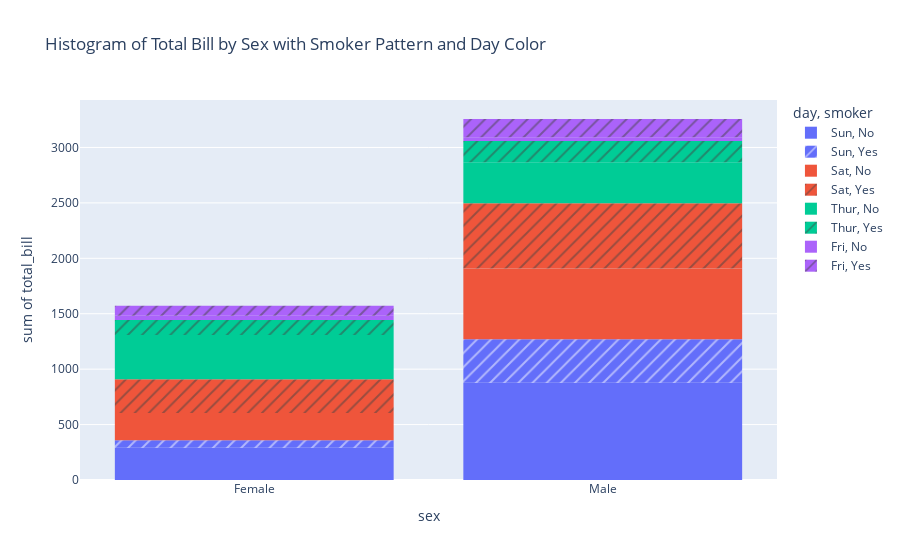

Notebook cell for this chart:
### Markdown cell above
# Ans : 3

### Code cell
# Plot the histogram using Plotly express
fig = px.histogram(tips, x='sex', y='total_bill', color='day', pattern_shape='smoker', title='Histogram of Total Bill by Sex with Smoker Pattern and Day Color')
fig.show()

### Figure 1 — Plotly figure (JSON) as saved in the notebook; plotly's stock layout.template omitted (floating-point values rounded to 4 significant figures)
{"data": [{"alignmentgroup": "True", "bingroup": "x", "histfunc": "sum", "hovertemplate": "day=Sun<br>smoker=No<br>sex=%{x}<br>sum of total_bill=%{y}<extra></extra>", "legendgroup": "Sun, No", "marker": {"color": "#636efa", "pattern": {"shape": ""}}, "name": "Sun, No", "offsetgroup": "Sun, No", "orientation": "v", "showlegend": true, "type": "histogram", "x": ["Female", "Male", "Male", "Male", "Female", "Male", "Male", "Male", "Male", "Male", "Male", "Female", "Male", "Male", "Female", "Male", "Female", "Male", "Female", "Male", "Male", "Male", "Male", "Male", "Male", "Male", "Male", "Male", "Male", "Female", "Female", "Male", "Male", "Male", "Male", "Male", "Female", "Female", "Male", "Male", "Male", "Male", "Male", "Male", "Female", "Male", "Female", "Female", "Male", "Male", "Male", "Female", "Male", "Male", "Male", "Male", "Male"], "xaxis": "x", "y": [16.99, 10.34, 21.01, 23.68, 24.59, 25.29, 8.77, 26.88, 15.04, 14.78, 10.27, 35.26, 15.42, 18.43, 14.83, 21.58, 10.33, 16.29, 16.97, 17.46, 13.94, 9.68, 30.4, 18.29, 22.23, 32.4, 28.55, 18.04, 12.54, 10.29, 34.81, 9.94, 25.56, 19.49, 38.07, 23.95, 25.71, 17.31, 29.93, 14.07, 13.13, 17.26, 24.55, 19.77, 29.85, 48.17, 25, 13.39, 16.49, 21.5, 12.66, 16.21, 13.81, 24.52, 20.76, 31.71, 20.69], "yaxis": "y"}, {"alignmentgroup": "True", "bingroup": "x", "histfunc": "sum", "hovertemplate": "day=Sun<br>smoker=Yes<br>sex=%{x}<br>sum of total_bill=%{y}<extra></extra>", "legendgroup": "Sun, Yes", "marker": {"color": "#636efa", "pattern": {"shape": "/"}}, "name": "Sun, Yes", "offsetgroup": "Sun, Yes", "orientation": "v", "showlegend": true, "type": "histogram", "x": ["Female", "Male", "Male", "Male", "Male", "Male", "Male", "Female", "Male", "Male", "Male", "Male", "Male", "Male", "Female", "Male", "Female", "Male", "Male"], "xaxis": "x", "y": [17.51, 7.25, 31.85, 16.82, 32.9, 17.89, 14.48, 9.6, 34.63, 34.65, 23.33, 45.35, 23.17, 40.55, 20.9, 30.46, 18.15, 23.1, 15.69], "yaxis": "y"}, {"alignmentgroup": "True", "bingroup": "x", "histfunc": "sum", "hovertemplate": "day=Sat<br>smoker=No<br>sex=%{x}<br>sum of total_bill=%{y}<extra></extra>", "legendgroup": "Sat, No", "marker": {"color": "#EF553B", "pattern": {"shape": ""}}, "name": "Sat, No", "offsetgroup": "Sat, No", "orientation": "v", "showlegend": true, "type": "histogram", "x": ["Male", "Male", "Female", "Female", "Male", "Male", "Male", "Male", "Male", "Male", "Female", "Male", "Male", "Female", "Female", "Male", "Male", "Male", "Female", "Male", "Male", "Male", "Female", "Male", "Male", "Male", "Female", "Male", "Male", "Female", "Female", "Male", "Female", "Male", "Male", "Female", "Male", "Male", "Male", "Male", "Male", "Male", "Female", "Male", "Male"], "xaxis": "x", "y": [20.65, 17.92, 20.29, 15.77, 39.42, 19.82, 17.81, 13.37, 12.69, 21.7, 19.65, 9.55, 18.35, 15.06, 20.69, 17.78, 24.06, 16.31, 16.93, 18.69, 31.27, 16.04, 26.41, 48.27, 17.59, 20.08, 16.45, 20.23, 12.02, 17.07, 14.73, 10.51, 20.92, 18.24, 14, 7.25, 48.33, 20.45, 13.28, 11.61, 10.77, 10.07, 35.83, 29.03, 17.82], "yaxis": "y"}, {"alignmentgroup": "True", "bingroup": "x", "histfunc": "sum", "hovertemplate": "day=Sat<br>smoker=Yes<br>sex=%{x}<br>sum of total_bill=%{y}<extra></extra>", "legendgroup": "Sat, Yes", "marker": {"color": "#EF553B", "pattern": {"shape": "/"}}, "name": "Sat, Yes", "offsetgroup": "Sat, Yes", "orientation": "v", "showlegend": true, "type": "histogram", "x": ["Male", "Male", "Male", "Male", "Male", "Male", "Female", "Male", "Female", "Female", "Male", "Female", "Female", "Male", "Male", "Male", "Female", "Female", "Female", "Male", "Male", "Male", "Male", "Male", "Female", "Male", "Male", "Female", "Female", "Female", "Male", "Male", "Male", "Female", "Female", "Male", "Male", "Male", "Male", "Male", "Female", "Male"], "xaxis": "x", "y": [38.01, 11.24, 20.29, 13.81, 11.02, 18.29, 3.07, 15.01, 26.86, 25.28, 17.92, 44.3, 22.42, 15.36, 20.49, 25.21, 14.31, 10.59, 10.63, 50.81, 15.81, 26.59, 38.73, 24.27, 12.76, 30.06, 25.89, 13.27, 28.17, 12.9, 28.15, 11.59, 7.74, 30.14, 22.12, 24.01, 15.69, 15.53, 12.6, 32.83, 27.18, 22.67], "yaxis": "y"}, {"alignmentgroup": "True", "bingroup": "x", "histfunc": "sum", "hovertemplate": "day=Thur<br>smoker=No<br>sex=%{x}<br>sum of total_bill=%{y}<extra></extra>", "legendgroup": "Thur, No", "marker": {"color": "#00cc96", "pattern": {"shape": ""}}, "name": "Thur, No", "offsetgroup": "Thur, No", "orientation": "v", "showlegend": true, "type": "histogram", "x": ["Male", "Male", "Male", "Male", "Female", "Male", "Female", "Male", "Male", "Male", "Male", "Female", "Female", "Female", "Male", "Female", "Male", "Male", "Female", "Female", "Male", "Female", "Female", "Male", "Male", "Female", "Female", "Female", "Female", "Female", "Female", "Female", "Female", "Female", "Male", "Male", "Female", "Female", "Female", "Female", "Female", "Male", "Male", "Male", "Female"], "xaxis": "x", "y": [27.2, 22.76, 17.29, 16.66, 10.07, 15.98, 34.83, 13.03, 18.28, 24.71, 21.16, 10.65, 12.43, 24.08, 11.69, 13.42, 14.26, 15.95, 12.48, 29.8, 8.52, 14.52, 11.38, 22.82, 19.08, 20.27, 11.17, 12.26, 18.26, 8.51, 10.33, 14.15, 13.16, 17.47, 34.3, 41.19, 27.05, 16.43, 8.35, 18.64, 11.87, 9.78, 7.51, 7.56, 18.78], "yaxis": "y"}, {"alignmentgroup": "True", "bingroup": "x", "histfunc": "sum", "hovertemplate": "day=Thur<br>smoker=Yes<br>sex=%{x}<br>sum of total_bill=%{y}<extra></extra>", "legendgroup": "Thur, Yes", "marker": {"color": "#00cc96", "pattern": {"shape": "/"}}, "name": "Thur, Yes", "offsetgroup": "Thur, Yes", "orientation": "v", "showlegend": true, "type": "histogram", "x": ["Male", "Male", "Male", "Female", "Male", "Male", "Male", "Male", "Female", "Female", "Male", "Male", "Female", "Female", "Female", "Male", "Female"], "xaxis": "x", "y": [19.44, 32.68, 16, 19.81, 28.44, 15.48, 16.58, 10.34, 43.11, 13, 13.51, 18.71, 12.74, 13, 16.4, 20.53, 16.47], "yaxis": "y"}, {"alignmentgroup": "True", "bingroup": "x", "histfunc": "sum", "hovertemplate": "day=Fri<br>smoker=No<br>sex=%{x}<br>sum of total_bill=%{y}<extra></extra>", "legendgroup": "Fri, No", "marker": {"color": "#ab63fa", "pattern": {"shape": ""}}, "name": "Fri, No", "offsetgroup": "Fri, No", "orientation": "v", "showlegend": true, "type": "histogram", "x": ["Male", "Female", "Male", "Female"], "xaxis": "x", "y": [22.49, 22.75, 12.46, 15.98], "yaxis": "y"}, {"alignmentgroup": "True", "bingroup": "x", "histfunc": "sum", "hovertemplate": "day=Fri<br>smoker=Yes<br>sex=%{x}<br>sum of total_bill=%{y}<extra></extra>", "legendgroup": "Fri, Yes", "marker": {"color": "#ab63fa", "pattern": {"shape": "/"}}, "name": "Fri, Yes", "offsetgroup": "Fri, Yes", "orientation": "v", "showlegend": true, "type": "histogram", "x": ["Male", "Female", "Female", "Male", "Male", "Male", "Male", "Female", "Female", "Male", "Female", "Male", "Male", "Female", "Female"], "xaxis": "x", "y": [28.97, 5.75, 16.32, 40.17, 27.28, 12.03, 21.01, 11.35, 15.38, 12.16, 13.42, 8.58, 13.42, 16.27, 10.09], "yaxis": "y"}], "layout": {"autosize": true, "barmode": "relative", "legend": {"title": {"text": "day, smoker"}, "tracegroupgap": 0}, "title": {"text": "Histogram of Total Bill by Sex with Smoker Pattern and Day Color"}, "xaxis": {"anchor": "y", "autorange": true, "domain": [0, 1], "range": [-0.5, 1.5], "title": {"text": "sex"}, "type": "category"}, "yaxis": {"anchor": "x", "autorange": true, "domain": [0, 1], "range": [0, 3428.0], "title": {"text": "sum of total_bill"}, "type": "linear"}}}
